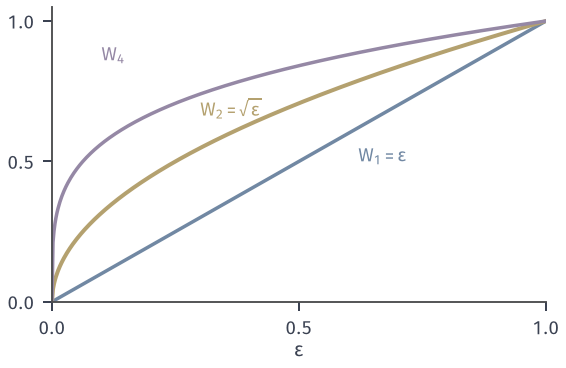

Write Python code to recreate this figure.
from pathlib import Path
import sys
HERE = Path(__file__).resolve().parent
sys.path.insert(0, str(HERE.parent/"dcomp-common"))
from common import *
# mu=delta_0, nu_eps=(1-eps)delta_0+eps delta_1 on R. W_p(mu,nu_eps)=eps^{1/p} (only eps mass moves distance 1);
# any integral probability metric is linear: d_F(mu,nu_eps)=eps d_F(delta_0,delta_1). p=1 (blue), 2 (yellow), 4 (purple).
fig, ax = figure(width_mm=80, height_mm=52)
e = np.linspace(0, 1, 500)
for pp, c, y in ((1, BLUE, .5), (2, YELLOW, .75), (4, PURPLE, .9)):
    ax.plot(e, e**(1/pp), color=c, lw=1.4 if c != YELLOW else 1.6)
lab(ax, .62, .5, '$W_1=\\varepsilon$', BLUE, ha='left')
lab(ax, .3, .66, '$W_2=\\sqrt{\\varepsilon}$', YELLOW, ha='left')
lab(ax, .1, .86, '$W_4$', PURPLE, ha='left')
ax.set_xlim(0, 1); ax.set_ylim(0, 1.05); ax.set_xticks([0, .5, 1]); ax.set_yticks([0, .5, 1])
axlab(ax, r'$\varepsilon$', None)
save(fig, HERE, 'figure', {'W2(eps=0.04)': .2})
